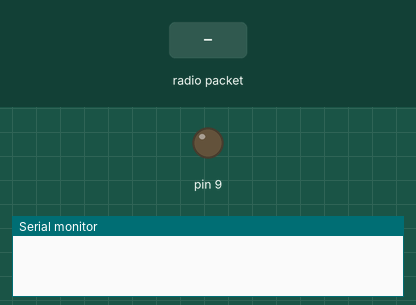
This sketch was run on a simulated Arduino Uno, built with avr-gcc and run on an emulated ATmega328P. Parts: output pins drawn as LEDs (lit = HIGH), the last lines printed to the serial monitor. Inputs (shaded band) come from the test bench. No radio packets arrive unless stated.

Above: at 1.2 s.
1.3 s: radio packet "on" arrives
At 2.2 s:
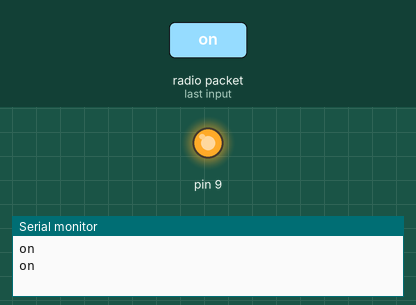
2.8 s: radio packet "off" arrives
At 3.3 s:
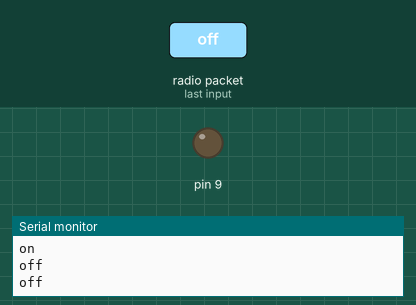
Timing chart, 0 to 5.8 s (numbered marks = the images above; inputs shaded):
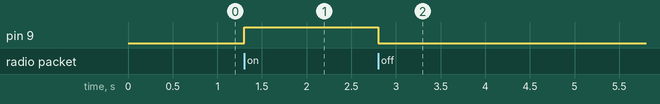

Measured:
- after the input at 1.3 s, pin 9: LOW → HIGH at once
- after the input at 2.8 s, pin 9: HIGH → LOW at once

The sketch:

Arduino_Network_Receiver.ino
```cpp
//intializes libraries
#include <SPI.h>
#include <nRF24L01.h>
#include <RF24.h>

//initializes the transceiver chip
RF24 radio(7,8); //CS,CSN

//********************IMPORTANT*************************************
//the pipe address isn't the address of the transceiver chip, it is the address of the
//connection between two transceiver chips. This means that if the transmitter and
//receiver don't have the same pipe address, they won't communicate. So make sure they
//are the same in both pieces of code.
const byte address[6] = "00002";

void setup() {
  // put your setup code here, to run once:

  //starts up serial monitor
  Serial.begin(9600);

  //starts up the radio using the address from before
  radio.begin();
  radio.openReadingPipe(0, address);

  //set the PA level to minimum to stop it from jamming if too close to other transceivers
  radio.setPALevel(RF24_PA_MIN);

  //makes the chip start to listen for signals
  radio.startListening();

  //sets the pin the LED is in to an output
  pinMode(9, OUTPUT);
}

void loop() {

  //if a signal is found
  if  (radio.available()) {

    //The number of characters in this string is the max amount that a received message can be.
    //So, if your text array is only 3 letters long. It will only save "Hel" from the message "Hello."
    const char text[] = "xxxxxxx";

    //reads the message and stores it in text
    radio.read(&text, sizeof(text));

    //converts the received character array into a string
    String text2 = text;

    //Prints to the serial monitor both the unconverted and converted message for debugging purposes.
    //this line can be freely skipped or removed.
    Serial.println(text);
    Serial.println(text2);

    //checks to see if the message received was "on" and then turns on the LED if it was
    if(text2.indexOf("on")>-1){
      digitalWrite(9,HIGH);
    }

    //checks to see if the message received was "off" and then turns on the LED off it was
    if(text2.indexOf("off")>-1){
      digitalWrite(9,LOW);
    }
  }
}
```
